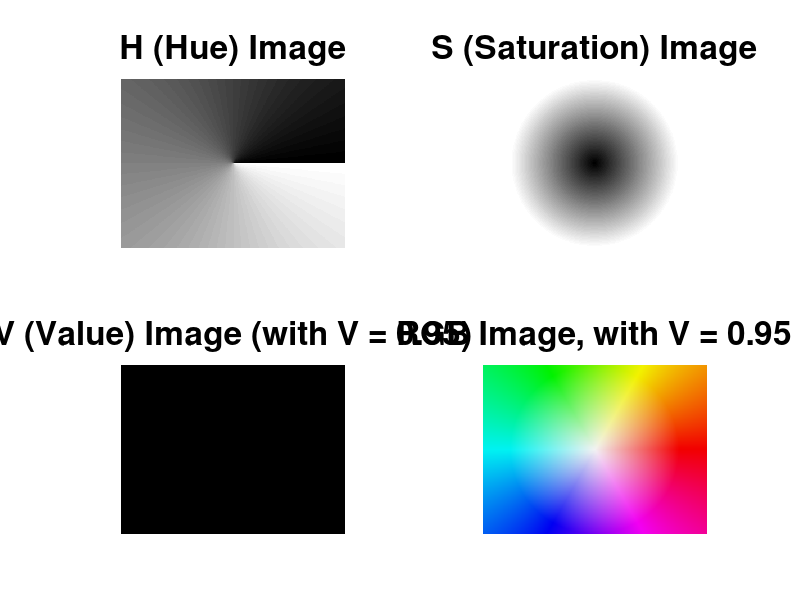
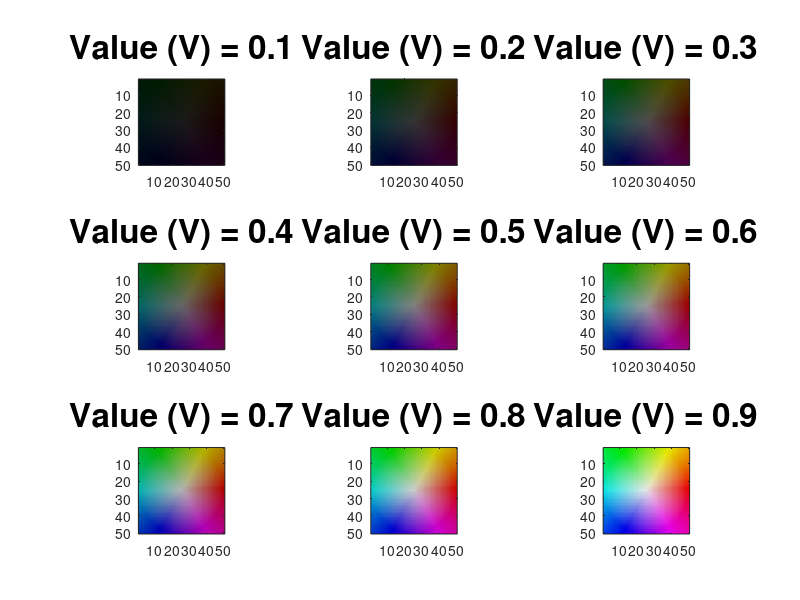
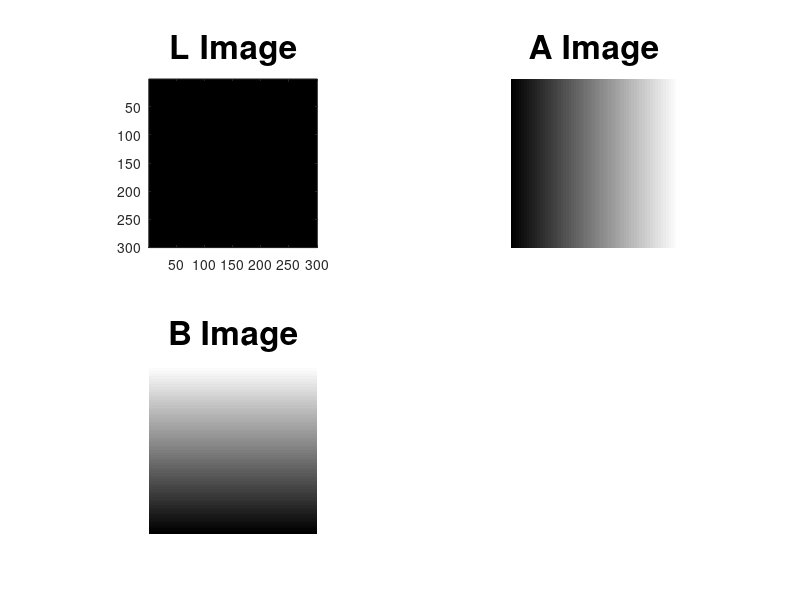

These charts were generated, in order, by the following MATLAB code: (Note: this script raises an error after producing the figures.)
clc;    % Clear the command window.
close all;  % Close all figures (except those of imtool.)
clear;  % Erase all existing variables. Or clearvars if you want.
workspace;  % Make sure the workspace panel is showing.
format long g;
format compact;
fontSize = 24;

%==================================================================================================
% Compute HSV image
rows = 300;
columns = 400;
midX = columns / 2;
midY = rows / 2;
% Construct v image as uniform.
v = 0.95 * ones(rows, columns);
s = zeros(size(v)); % Initialize.
h = zeros(size(v)); % Initialize.
% Construct the h image as going from 0 to 1 as the angle goes from 0 to 360.
% Construct the S image going from 0 at the center to 1 at the edge.
for c = 1 : columns
	for r = 1 : rows
		% Radius goes from 0 to 1 at edge, a little more in the corners.
		radius = sqrt((r - midY)^2 + (c - midX)^2) / min([midX, midY]);
		s(r, c) = min(1, radius); % Max out at 1
		h(r, c) = atan2d((r - midY), (c - midX));
	end
end
% Flip h right to left.
h = fliplr(mat2gray(h));
% Construct the hsv image.
hsv = cat(3, h, s, v);

% Display the hue image.
subplot(2, 2, 1);
imshow(h, []);
title('H (Hue) Image', 'FontSize', fontSize);

% Display the saturation image.
subplot(2, 2, 2);
imshow(s, []);
title('S (Saturation) Image', 'FontSize', fontSize);

% Display the value image.
subplot(2, 2, 3);
imshow(v, []);
title('V (Value) Image (with V = 0.95)', 'FontSize', fontSize);

% Construct the RGB image.
rgbImage = hsv2rgb(hsv);
% Display the RGB image.
subplot(2, 2, 4);
imshow(rgbImage, []);
title('RGB Image, with V = 0.95', 'FontSize', fontSize);
drawnow;

% Enlarge figure to full screen.
set(gcf, 'units','normalized','outerposition',[0 0 1 1]);

%==================================================================================================
% Show hsv color space for values of v = .10, .20, .30, .40, .50, .60, .70, .80, & .90.
figure;
rows = 50;
columns = 50;
midX = columns / 2;
midY = rows / 2;
s = zeros(rows, columns); % Initialize.
h = zeros(rows, columns); % Initialize.
for value = 0.10 : 0.10 : 0.90
	% Construct v image as uniform.
	v = value * ones(rows, columns);
	% Construct the h image as going from 0 to 1 as the angle goes from 0 to 360.
	% Construct the S image going from 0 at the center to 1 at the edge.
	for c = 1 : columns
		for r = 1 : rows
			% Radius goes from 0 to 1 at edge, a little more in the corners.
			radius = sqrt((r - midY)^2 + (c - midX)^2) / min([midX, midY]);
			s(r, c) = min(1, radius); % Max out at 1
			h(r, c) = atan2d((r - midY), (c - midX));
		end
	end
	% Flip h right to left.
	h = fliplr(mat2gray(h));
	% Construct the hsv image.
	hsv = cat(3, h, s, v);
	% Construct the RGB image.
	rgbImage = hsv2rgb(hsv);
	% Display it.
	subplot(3, 3, round(value/0.1));
	imshow(rgbImage);
	axis on;
	caption = sprintf('Value (V) = %.1f', value);
	title(caption, 'FontSize', fontSize);
end
% Enlarge figure to full screen.
set(gcf, 'units','normalized','outerposition',[0 0 1 1]);

%==================================================================================================
% Now compute CIE LAB image
figure;
rows = 300;
columns = 300;
minValue = -100;
maxValue = +100;
% Construct v image as uniform.
LImage = 50 * ones(rows, columns);
% Construct the b image as going from maxValue to minValue as the row goes from top to bottom.
% Construct the a image going from minValue at the left edge to maxValue at the right edge.
ramp = linspace(maxValue, minValue, rows);
bImage = repmat(ramp', [1, columns]);
ramp = linspace(minValue, maxValue, columns);
aImage = repmat(ramp, [rows, 1]);
lab = cat(3, LImage, aImage, bImage);

% Display the L image.
subplot(2, 2, 1);
imshow(LImage, []);
axis on;
title('L Image', 'FontSize', fontSize);

% Display the A image.
subplot(2, 2, 2);
imshow(aImage, []);
title('A Image', 'FontSize', fontSize);

% Display the B image.
subplot(2, 2, 3);
imshow(bImage, []);
title('B Image', 'FontSize', fontSize);

% Construct the RGB image going from lab to
colorTransform = makecform('lab2srgb');
% colorTransform2 = makecform('lch2lab');
% labImage2 = applycform(lab, colorTransform);
rgbImage = applycform(lab, colorTransform);
% Display the RGB image.
subplot(2, 2, 4);
imshow(rgbImage, []);
title('RGB Image', 'FontSize', fontSize);
drawnow;
% Extract the individual red, green, and blue color channels.
% redChannel = rgbImage(:, :, 1);
% greenChannel = rgbImage(:, :, 2);
% blueChannel = rgbImage(:, :, 3);

% Enlarge figure to full screen.
set(gcf, 'units','normalized','outerposition',[0 0 1 1]);

%==================================================================================================
% Show lab color space for values of L = 10, 20, 30, 40, 50, 60, 70, 80, & 90.
ramp = linspace(-100,100, 50);
n = numel(ramp);

figure;
cform = makecform('lab2srgb');
a = repmat(ramp, [n 1]);           % -a on left
b = repmat(flipud(ramp'), [1 n]);  % -b on bottom
for i = 10 : 10 : 90
	L = i * ones(n, n);  % A single L value.	
	Lab = cat(3, L, a, b); % A 2D image.	
	rgb = applycform(Lab, cform);
	% Display it.
	subplot(3, 3, i/10);
	imshow(rgb);
	axis on;
	caption = sprintf('L = %d', i);
	title(caption, 'FontSize', fontSize);
end
% Enlarge figure to full screen.
set(gcf, 'units','normalized','outerposition',[0 0 1 1]);

